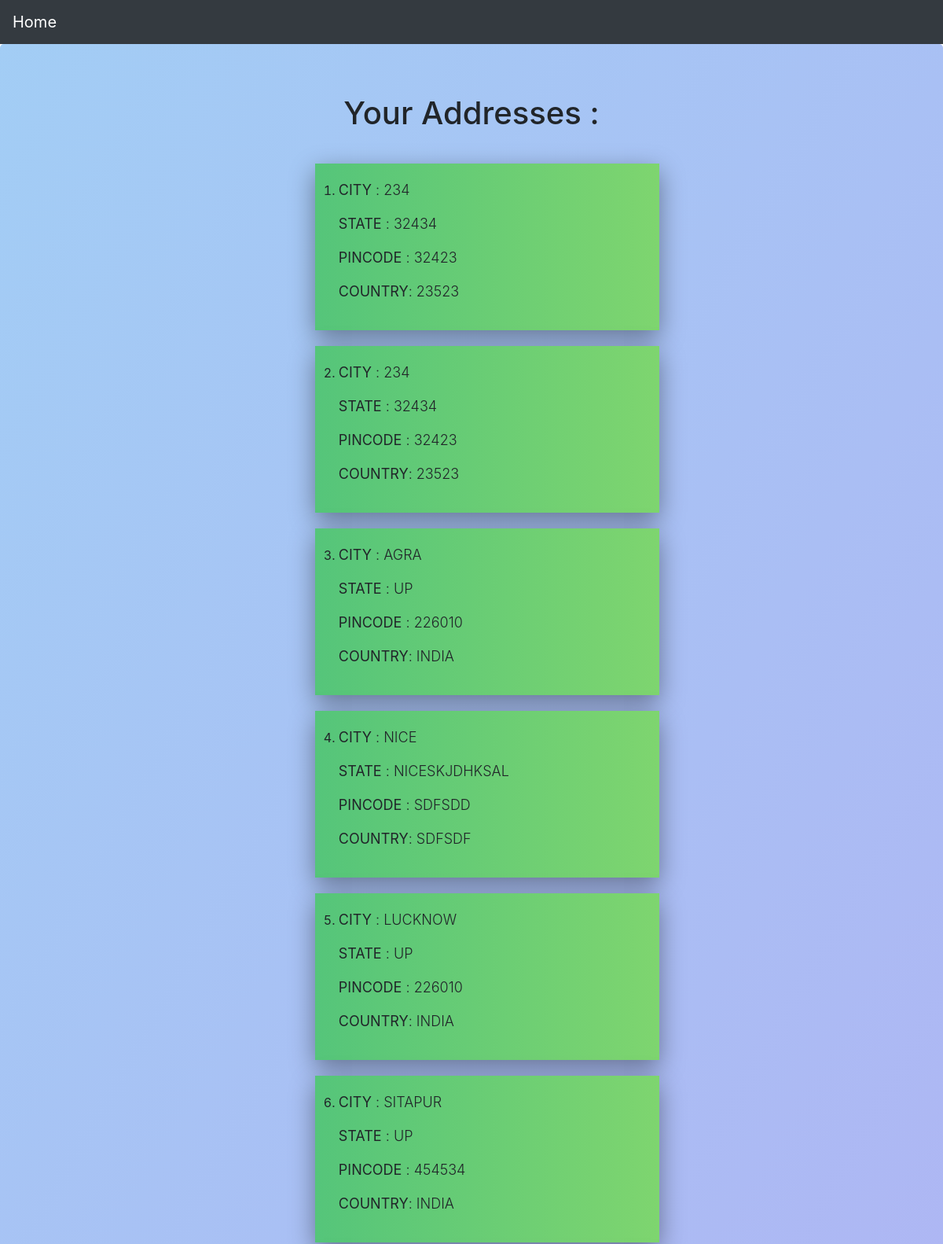
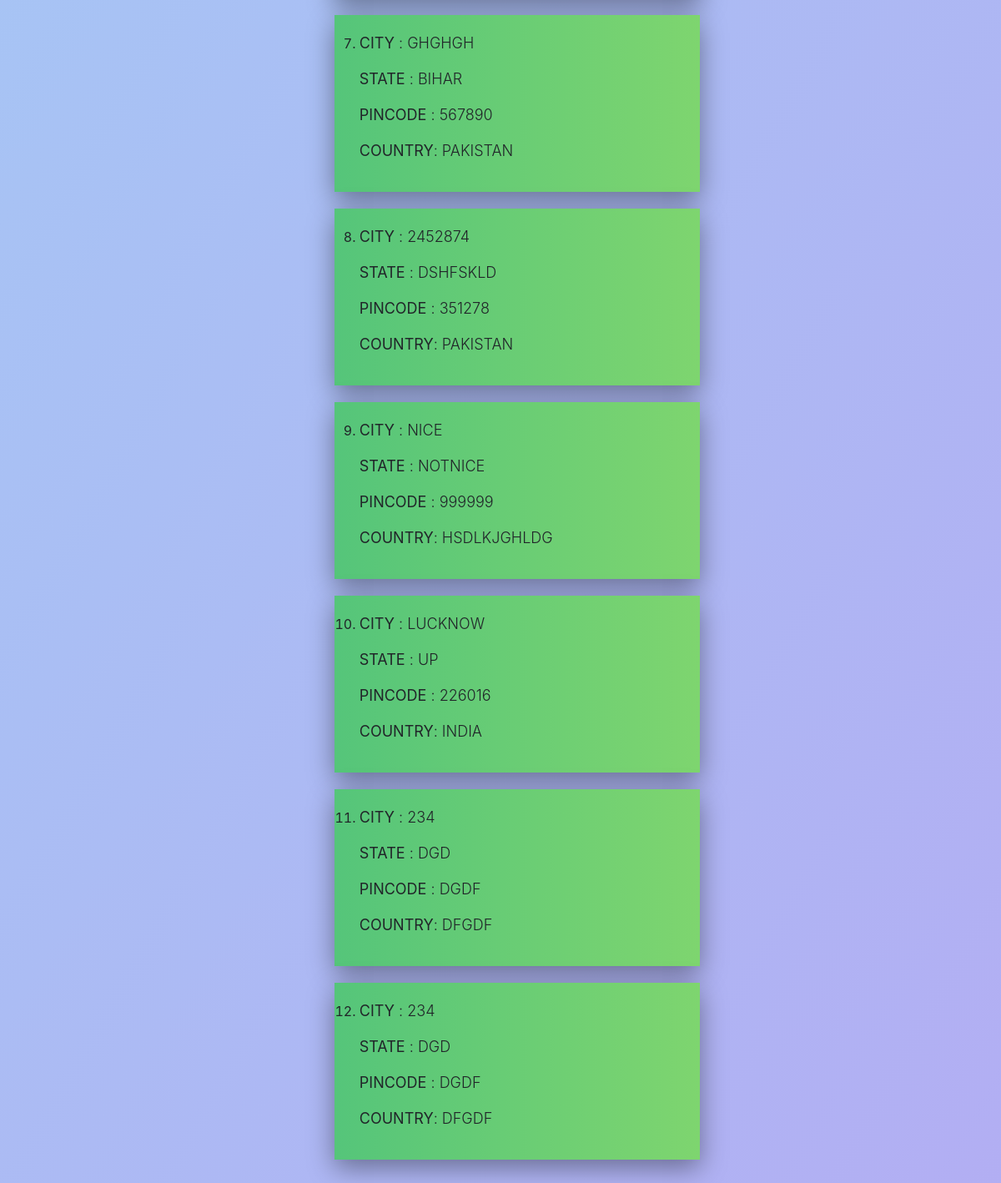
Screenshot of /myaddresses/ with the database file from the repository (2 pictures, top to bottom).
### addApp/models.py (models this page shows)
class Add(models.Model):
    city = models.CharField(max_length=20)
    state = models.CharField(max_length=20)
    pincode = models.CharField(max_length=6)
    country = models.CharField(max_length=20)

### addApp/views.py (the view)
# urls.py: path('myaddresses/',views.myaddresses,name='view')
def myaddresses(request):
    alladd = Add.objects.all()
    return render(request,'addApp/myaddresses.html',{'alladd' : alladd})

### templates/addApp/myaddresses.html (shortened to what this page needs)
<!DOCTYPE html>
<html lang="en">
<head>
    <link rel="stylesheet" href="https://stackpath.bootstrapcdn.com/bootstrap/4.5.0/css/bootstrap.min.css">
</head>
<body>
    <nav class="navbar navbar-light navbar-dark bg-dark">
        <a class="navbar-brand" href="/">Home</a>
    </nav>
    <div class="jumbotron bg ">
      <h1 class="utility__mid" >Your Addresses : </h1>
        <ol>
            {% for a in alladd %}
            <div class="box">
                <li>
                    <p><b>City</b> : {{ a.city }}</p>
                    <p><b>State</b> : {{ a.state }}</p>
                    <p><b>Pincode</b> : {{ a.pincode }}</p>
                    <p><b>Country</b>: {{ a.country }}</p>
                </li>
            </div>
            {% endfor %}
        </ol>
    </div>
</body>
</html>

### templates/addApp/myaddresses.html (style rules this page uses)
.bg { background-image: linear-gradient(120deg , #2998ff5e , #5543fa5e ); }
.utility__mid { text-align: center; padding-bottom: 20px; }
.box { width: 40%; margin: 20px auto; background-image: linear-gradient(to right , #55c57a , #7ed56f ); box-shadow: 0 10px 30px rgba(0, 0, 0, 0.4); padding: 20px 30px; }
p { font-size: 18px; font-weight: 300; text-transform: uppercase; }

### rows the page displays
Add: city "234", state "32434", pincode "32423", country "23523"
Add: city "234", state "32434", pincode "32423", country "23523"
Add: city "AGRA", state "UP", pincode "226010", country "INDIA"
Add: city "NICE", state "NICESKJDHKSAL", pincode "SDFSDD", country "SDFSDF"
Add: city "LUCKNOW", state "UP", pincode "226010", country "INDIA"
Add: city "SITAPUR", state "UP", pincode "454534", country "INDIA"
Add: city "GHGHGH", state "BIHAR", pincode "567890", country "PAKISTAN"
Add: city "2452874", state "DSHFSKLD", pincode "351278", country "PAKISTAN"
Add: city "NICE", state "NOTNICE", pincode "999999", country "HSDLKJGHLDG"
Add: city "LUCKNOW", state "UP", pincode "226016", country "INDIA"
Add: city "234", state "DGD", pincode "DGDF", country "DFGDF"
Add: city "234", state "DGD", pincode "DGDF", country "DFGDF"
